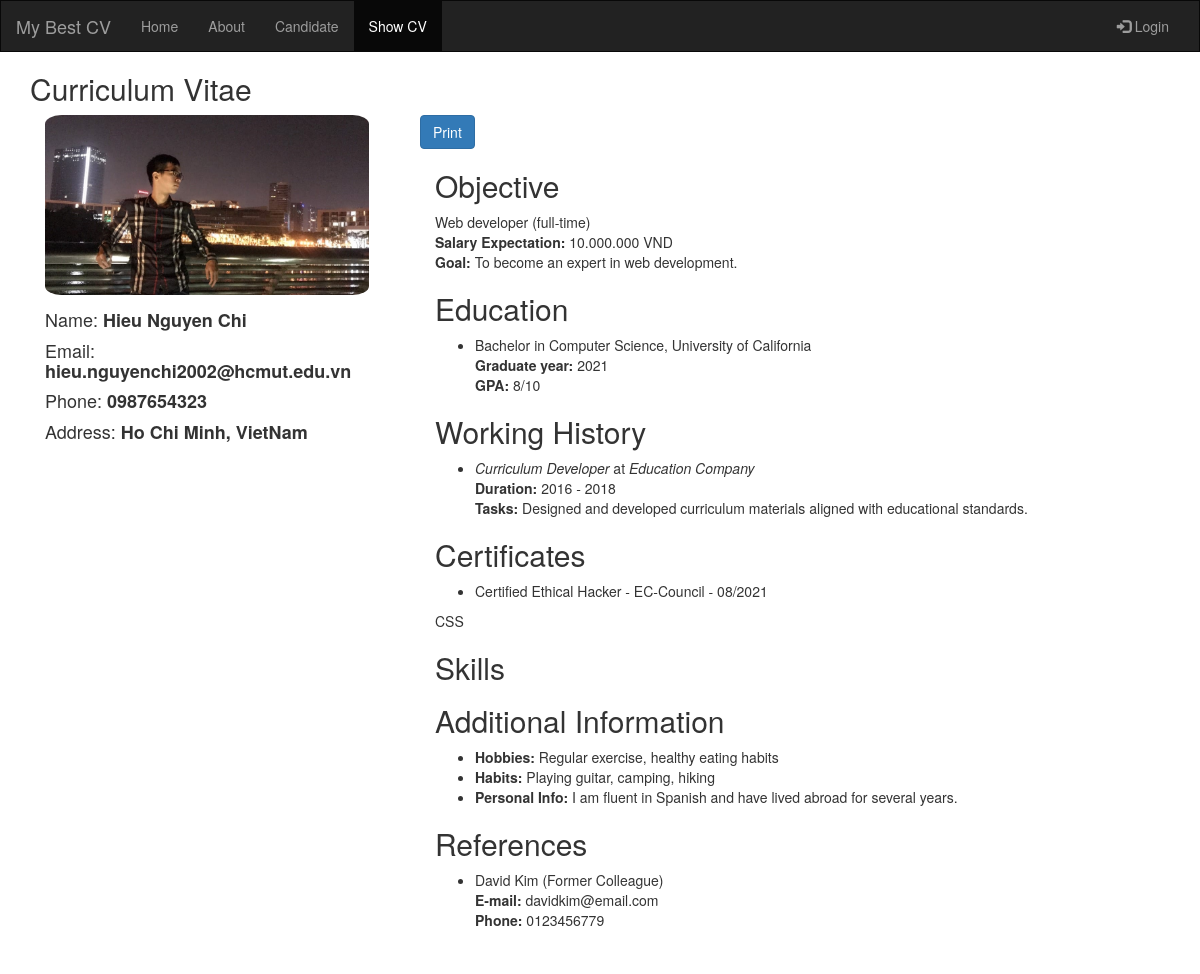
/?page=showCV&id=15, run on the app's committed database.
### tables this page shows
CREATE TABLE `users` (
  `id` int(50) NOT NULL,
  `firstname` varchar(250) NOT NULL,
  `lastname` varchar(250) NOT NULL,
  `username` text NOT NULL,
  `password` text NOT NULL,
  `email` text NOT NULL,
  `phone` varchar(250) NOT NULL,
  `address` text NOT NULL,
  `avatar` text DEFAULT NULL,
  `last_login` datetime DEFAULT NULL,
  `type` tinyint(1) NOT NULL DEFAULT 0,
  `date_added` datetime NOT NULL DEFAULT current_timestamp(),
  `date_updated` datetime DEFAULT NULL ON UPDATE current_timestamp()
);

CREATE TABLE `resume` (
  `id` int(50) NOT NULL,
  `user_id` int(50) NOT NULL,
  `title` varchar(255) NOT NULL,
  `position` varchar(255) NOT NULL,
  `employment_type` varchar(255) NOT NULL,
  `desire_salary` int(10) NOT NULL,
  `goals` text NOT NULL,
  `date_added` datetime NOT NULL DEFAULT current_timestamp(),
  `date_updated` datetime DEFAULT NULL ON UPDATE current_timestamp()
);

CREATE TABLE `education` (
  `id` int(50) NOT NULL,
  `resume_id` int(50) NOT NULL,
  `user_id` int(50) NOT NULL,
  `school` varchar(250) NOT NULL,
  `degree` varchar(250) NOT NULL,
  `major` varchar(250) NOT NULL,
  `year` varchar(250) NOT NULL,
  `gpa` varchar(250) NOT NULL,
  `date_added` datetime NOT NULL DEFAULT current_timestamp(),
  `date_updated` datetime DEFAULT NULL ON UPDATE current_timestamp()
);

CREATE TABLE `working_history` (
  `id` int(11) NOT NULL,
  `resume_id` int(50) NOT NULL,
  `user_id` int(50) NOT NULL,
  `position` varchar(255) NOT NULL,
  `company_name` varchar(255) NOT NULL,
  `work_type` varchar(255) NOT NULL,
  `duration` varchar(255) NOT NULL,
  `tasks` text NOT NULL
);

CREATE TABLE `certificate` (
  `id` int(50) NOT NULL,
  `resume_id` int(50) NOT NULL,
  `user_id` int(50) NOT NULL,
  `title` varchar(250) NOT NULL,
  `organization` varchar(250) NOT NULL,
  `obtained_date` date NOT NULL,
  `expiration_date` date DEFAULT NULL,
  `date_added` datetime NOT NULL DEFAULT current_timestamp(),
  `date_updated` datetime DEFAULT NULL ON UPDATE current_timestamp()
);

CREATE TABLE `additional_information` (
  `id` int(11) NOT NULL,
  `resume_id` int(50) NOT NULL,
  `user_id` int(50) NOT NULL,
  `hobbies` text DEFAULT NULL,
  `habits` text DEFAULT NULL,
  `personal_info` text DEFAULT NULL
);

CREATE TABLE `reference` (
  `id` int(11) NOT NULL,
  `resume_id` int(50) NOT NULL,
  `user_id` int(50) NOT NULL,
  `name` varchar(250) NOT NULL,
  `email` text NOT NULL,
  `phone` varchar(250) NOT NULL,
  `relationship` text NOT NULL
);

### ShowCV.php (the view, shortened to what this page needs)
<!DOCTYPE html>
<html lang="en">
<head>
</head>
<body id="top">
    <div class="page-content bg-light">
        <div id="content">
            <div class="container" id="detail-of-candidate">
                <?php
                if (isset($_GET['id'])) {
                    $id = intval($_GET['id']);
                    require_once('database/db_connection.php');
                    $sql = "SELECT `avatar`, `firstname`, `lastname`, `email`, `phone`, `address` FROM `users` WHERE id = $id";
                    $result = $conn->query($sql);
                    $output = '
                    <h2 class="text-secondary ">Curriculum Vitae</h2>
                    <div class="container">
                        <div class="row justify-content-center">';
                    if (mysqli_num_rows($result) > 0) {
                        while ($row = $result->fetch_assoc()) {
                            $output .= '
                        <div class="col-md-4 mt-3" >
                            <div class="card border">
                                <img class="card-img-top border border-primary" src="' . $row['avatar'] . '" alt="" style="width:90%; border-radius: 5%;">
                                <div class="card-body" style="margin-top: 15px;">
                                    <h4 class="card-text">Name: <strong>' . $row['firstname'] . ' ' . $row['lastname'] . '</strong></h4>
                                    <h4 class="card-text">Email: <strong>' . $row['email'] . '</strong><i class="bi bi-envelope m-1"></i></h4>
                                    <h4 class="card-text">Phone: <strong>' . $row['phone'] . '</strong><i class="bi bi-telephone m-1"></i></h4>
                                    <h4 class="card-text">Address: <strong>' . $row['address'] . '</strong><i class="bi bi-geo-alt m-1"></i></h4>
                                </div>
                            </div>
                        </div>
                        <a href="./src/generate-pdf.php?id='. $id .'" class="btn btn-primary" style="align-self: center;">Print</a>
                        ';
                        }
                    }
                    $sql = "SELECT * FROM `resume` WHERE user_id = $id";
                    $result = $conn->query($sql);
                    if (mysqli_num_rows($result) > 0) {
                        while ($row = $result->fetch_assoc()) {
                            $salary = number_format($row['desire_salary']) . '.000.000 VND <i class="bi bi-cash"></i>';
                            $position = $row['position'] . ' (' . $row['employment_type'] . ')';
                            $output .= '
                        <div class="col-md-8 mb-2">
                            <div class="card">
                                <div class="card-body">
                                    <h2 class="card-title">Objective</h2>
                                    <p class="card-text">' . $position . '<br><strong>Salary Expectation: </strong>' . $salary . '<br><strong>Goal: </strong>' . $row['goals'] . '.</p>
                                </div>
                            </div>';
                        }
                    }
                    $sql = "SELECT * FROM `education` WHERE user_id = $id";
                    $result = $conn->query($sql);
                    if (mysqli_num_rows($result) > 0) {
                        $output .= '
                    <div class="card mt-2">
                        <div class="card-body">
                            <h2 class="card-title">Education</h2>
                            <ul>';
                        while ($row = $result->fetch_assoc()) {
                            $output .= '
                            <li>' . $row['degree'] . ' in ' . $row['major'] . ', ' . $row['school'] . '<br>'
                                . '<strong>Graduate year: </strong>' . $row['year'] . '<br>'
                                . '<strong>GPA: </strong>' . $row['gpa'] . '</li>
                        ';
                        }
                        $output .= '
                            </ul>
                        </div>
                    </div>';
                    }
                    $sql = "SELECT `position`, `company_name`, `duration`, `tasks` FROM `working_history` WHERE user_id = $id";
                    $result = $conn->query($sql);
                    if (mysqli_num_rows($result) > 0) {
                        $output .= '
                    <div class="card mt-2">
                        <div class="card-body">
                            <h2 class="card-title">Working History</h2>
                                <ul>';
                        while ($row = $result->fetch_assoc()) {
                            $output .= '
                            <li><em>' . $row['position'] . '</em> at <em>' . $row['company_name'] . '</em>
                            <br>' . '<strong>Duration: </strong>' . $row['duration'] . '
                            <br>' . '<strong>Tasks: </strong>' . $row['tasks'] . '</li>
                        ';
                        }
                        $output .= '
                            </ul>
                        </div>
                    </div>';
                    }
                    $sql = "SELECT `title`, `organization`, DATE_FORMAT(`obtained_date`, '%m/%Y') as `year` FROM `certificate` WHERE user_id = $id";
                    $result = $conn->query($sql);
                    if (mysqli_num_rows($result) > 0) {
                        $output .= '
                    <div class="card mt-2">
                        <div class="card-body">
                            <h2 class="card-title">Certificates</h2>
                                <ul>';
                        while ($row = $result->fetch_assoc()) {
                            $output .= '
                            <li>' . $row['title'] . ' - ' . $row['organization'] . ' - ' . $row['year'] . '</li>
                        ';
                        }
                        $output .= '
                            </ul>
                        </div>
                    </div>';
                }
                $sql = "SELECT `skill` FROM `skill` WHERE user_id = $id AND `skill` <> ''";
                $result = $conn->query($sql);
                if (mysqli_num_rows($result) > 0) {
                    $Skills = '';
                    while ($row = $result->fetch_assoc()) {
                        $delimiter = empty($Skills) ? '' : ' <i class="bi bi-dot"></i> ';
                        $Skills .= $delimiter . $row['skill'];
                        }
                        $output .= '
                        <div class="card mt-2">
                            <div class="card-body">
                                <p>' . $Skills . '</p>
                                <h2 class="card-title">Skills</h2>
                            </div>
                        </div>';
                    }
                    $sql = "SELECT `hobbies`, `habits`, `personal_info` FROM `additional_information` WHERE user_id = $id";
                    $result = $conn->query($sql);
                    if (mysqli_num_rows($result) > 0) {
                        $output .= '
                    <div class="card mt-2">
                        <div class="card-body">
                            <h2 class="card-title">Additional Information</h2>
                                <ul>';
                        while ($row = $result->fetch_assoc()) {
                            $output .= '
                            <li>' . '<strong>Hobbies: </strong>' . $row['hobbies'] . '</li><li><strong>Habits: </strong>' . $row['habits'] . '</li><li><strong>Personal Info: </strong>' . $row['personal_info'] . '</li>
                        ';
                        }
                        $output .= '
                            </ul>
                        </div>
                    </div>';
                    }
                    $sql = "SELECT *  FROM `reference` WHERE user_id = $id";
                    $result = $conn->query($sql);
                    if (mysqli_num_rows($result) > 0) {
                        $output .= '
                    <div class="card mt-2">
                        <div class="card-body">
                            <h2 class="card-title">References</h2>
                                <ul>';
                        while ($row = $result->fetch_assoc()) {
                            $output .= '
                            <li>' . $row['name'] . ' (' . $row['relationship'] . ') <br>' . '<strong>E-mail: </strong>' . $row['email'] . '<i class="bi bi-envelope m-1"></i><br><strong>Phone: </strong>' . $row['phone'] . '<i class="bi bi-telephone m-1"></i></li><br/>
                        ';
                        }
                        $output .= '
                            </ul>
                        </div>
                    </div>';
                    }
                    $output .= '
                        </div>
                    </div>
                </div>
                ';
                    echo $output;
                }
                ?>
            </div>
        </div>
    </div>
</body>
</html>

### css/styles.css (style rules this page uses)
.row { margin-bottom: 14px; }
.card-img-top { width: 100%; height: 15vw; object-fit: cover; }

### data on the page
users: avatar (picture), firstname "Hieu", lastname "Nguyen Chi", email "hieu.nguyenchi2002@hcmut.edu.vn", phone "0987654323", address "Ho Chi Minh, VietNam"
resume: position "Web developer (full-time)", desire_salary "10", goals "To become an expert in web development"
education: degree "Bachelor", major "Computer Science", school "University of California", year "2021", gpa "8/10"
working_history: position "Curriculum Developer", company_name "Education Company", duration "2016 - 2018", tasks "Designed and developed curriculum materials aligned with educational standards."
certificate: title "Certified Ethical Hacker", organization "EC-Council", year "08/2021"
additional_information: hobbies "Regular exercise, healthy eating habits", habits "Playing guitar, camping, hiking", personal_info "I am fluent in Spanish and have lived abroad for several years."
reference: name "David Kim", relationship "Former Colleague", email "davidkim@email.com", phone "0123456779"

### other printed values
$Skills "CSS"
